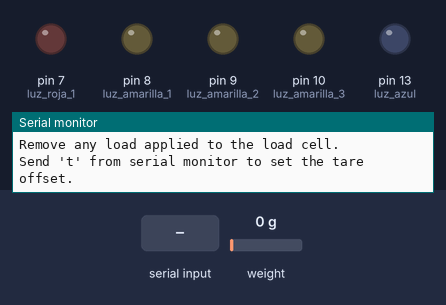
A sketch run on a simulated Arduino Uno, built with avr-gcc and run on an emulated ATmega328P. On the bench: output pins drawn as LEDs (lit = HIGH), the last lines printed to the serial monitor. The inputs (shaded band) are chosen by the test bench; at power-on: weight on the scale 0 g.

Above: at 6.2 s.
6.3 s: "t90\n" received over Serial
7.8 s: "n" received over Serial
9.4 s: "k90\n" received over Serial
12.4 s: "a90\n" received over Serial
At 12.9 s:
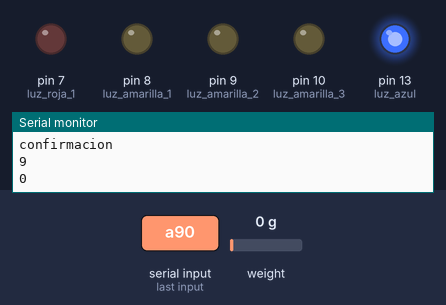
Timing chart, 0 to 14.9 s (numbered marks = the images above; inputs shaded):
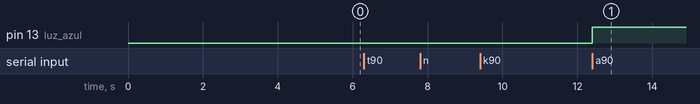

The sketch:

de_peso_funcionando.ino
```cpp
/*
   -------------------------------------------------------------------------------------
   HX711_ADC
   Arduino library for HX711 24-Bit Analog-to-Digital Converter for Weight Scales
   Olav Kallhovd sept2017
   -------------------------------------------------------------------------------------
*/

/*
   This example file shows how to calibrate the load cell and optionally store the calibration
   value in EEPROM, and also how to change the value manually.
   The result value can then later be included in your project sketch or fetched from EEPROM.

   To implement calibration in your project sketch the simplified procedure is as follow:
       LoadCell.tare();
       //place known mass
       LoadCell.refreshDataSet();
       float newCalibrationValue = LoadCell.getNewCalibration(known_mass);
*/

#include <HX711_ADC.h>
#if defined(ESP8266)|| defined(ESP32) || defined(AVR)
#include <EEPROM.h>
#endif

//pins:
const int HX711_dout = 2; //mcu > HX711 dout pin
const int HX711_sck = 3; //mcu > HX711 sck pin

//HX711 constructor:
HX711_ADC LoadCell(HX711_dout, HX711_sck);

const int calVal_eepromAdress = 0;
unsigned long t = 0;
float sumador = 0;
int cantidad = 0;
int promAnterior = 0;
int pesoSacado = 0;
int comidaActual = 0;
int comidaInicial = 0;
boolean llenar = false;
char incoming;
boolean procesoCompra = true;
boolean solicitud = true;

int contador_luces = 0;

void setup() {

  pinMode(13, OUTPUT); //luz azul
  pinMode(7, OUTPUT); //luz roja 1
  pinMode(8, OUTPUT); //luz amarilla 1
  pinMode(9, OUTPUT); //luz amarilla 2
  pinMode(10, OUTPUT); //luz amarilla 3
  Serial.begin(19200); delay(10);
  Serial.println();
  Serial.println("Starting...");

  LoadCell.begin();
  //LoadCell.setReverseOutput(); //uncomment to turn a negative output value to positive
  unsigned long stabilizingtime = 5000; // preciscion right after power-up can be improved by adding a few seconds of stabilizing time
  boolean _tare = true; //set this to false if you don't want tare to be performed in the next step
  LoadCell.start(stabilizingtime, _tare);
  if (LoadCell.getTareTimeoutFlag() || LoadCell.getSignalTimeoutFlag()) {
    Serial.println("Timeout, check MCU>HX711 wiring and pin designations");
    while (1);
  }
  else {
    LoadCell.setCalFactor(1.0); // user set calibration value (float), initial value 1.0 may be used for this sketch
    Serial.println("Startup is complete");
  }
  while (!LoadCell.update());
  calibrate(); //start calibration procedure
}


void loop() {

  boolean loopbool = false;
  static boolean newDataReady = 0;
  const int serialPrintInterval = 0; //increase value to slow down serial print activity
  // check for new data/start next conversion:

  if(llenar == false){
  Serial.println("Coloque el alimento en la bandeja ('k' una vez listo):");
  while (loopbool == false) { //llenar bandeja
    if (Serial.available() > 0) {
      char aux = Serial.read();
      if (aux == 'k') {
        LoadCell.refreshDataSet();
        comidaActual = LoadCell.getData();
        comidaInicial = comidaActual;
        Serial.print("Peso ingresado: ");
        Serial.println(comidaInicial);
        loopbool = true;
        llenar = true;
      }
    }
  }
    }

  if(Serial.available() > 0) {
    //serial.println("leer algo -arduino");
    char incoming = Serial.read();
    Serial.println(incoming);

  if(incoming == 'a') {
    luz_led_compra(true);
    Serial.println("confirmacion");
      }
  else if(incoming == 'b'){
    Serial.println("confirmacion");
    luz_led_compra(false);
      }
  else{
    incoming='c';
  }

  }


   if (LoadCell.update()) newDataReady = true;
  bool h = false;
  // get smoothed value from the dataset:
  if (newDataReady) {
    if (millis() > t + serialPrintInterval) {
      float i = LoadCell.getData();

      sumador = sumador + i;
      cantidad = cantidad + 1;
      if (cantidad > 10){

        promAnterior = sumador/cantidad;
        sumador =0;
        cantidad = 0;
        if(solicitud){
        Serial.print("Load_cell output val: ");
        Serial.println(promAnterior);
        }
        h = true;
      }


        if(h)
        {
          int aux = comidaActual - promAnterior;
          if((aux)>=50){ //faltan 100
            pesoSacado += aux;
            comidaActual -= aux;
            contador_luces++;
          }
          else if(aux <= -50){ //se regreso
            pesoSacado -= aux;
            comidaActual += (aux*-1);
            contador_luces--;
          }

        luz_estados_compra(contador_luces);

        Serial.print("ComidaInicial: ");
        Serial.println(comidaInicial);
        Serial.print("promAnterior: ");
        Serial.println(promAnterior);
        Serial.print("pesoSacado: ");
        Serial.println(pesoSacado);
        Serial.print("comidaActual: ");
        Serial.println(comidaActual);
        h = false;
        }


      newDataReady = 0;
      t = millis();
    }
  }

  // receive command from serial terminal


}

void luz_led_compra(boolean a){
  if(a){
    digitalWrite(13, HIGH);
        }
  else{
    digitalWrite(13, LOW);
  }
}


void luz_estados_compra(int cant){

  if(cant == 3){
    digitalWrite(8, HIGH);
    digitalWrite(9, HIGH);
    digitalWrite(10, HIGH);
        }
  if(cant == 2){
    digitalWrite(8, HIGH);
    digitalWrite(9, HIGH);
    digitalWrite(10, LOW);
        }
  if(cant == 1){
    digitalWrite(8, HIGH);
    digitalWrite(9, LOW);
    digitalWrite(10, LOW);
        }
  if(cant == 0){
    digitalWrite(8, LOW);
    digitalWrite(9, LOW);
    digitalWrite(10, LOW);
        }

  }

void calibrate() {
  Serial.println("***");
  Serial.println("Start calibration:");
  Serial.println("Place the load cell an a level stable surface.");
  Serial.println("Remove any load applied to the load cell.");
  Serial.println("Send 't' from serial monitor to set the tare offset.");

  boolean _resume = false;
  while (_resume == false) {
    LoadCell.update();
    if (Serial.available() > 0) {
      if (Serial.available() > 0) {
        char inByte = Serial.read();
        if (inByte == 't') LoadCell.tareNoDelay();
      }
    }
    if (LoadCell.getTareStatus() == true) {
      Serial.println("Tare complete");
      _resume = true;
    }
  }

  Serial.println("Now, place your known mass on the loadcell.");
  Serial.println("Then send the weight of this mass (i.e. 100.0) from serial monitor.");

  float known_mass = 0;
  _resume = false;
  while (_resume == false) {
    LoadCell.update();
    if (Serial.available() > 0) {
      known_mass = Serial.parseFloat();
      if (known_mass != 0) {
        Serial.print("Known mass is: ");
        Serial.println(known_mass);
        _resume = true;
      }
    }
  }

  LoadCell.refreshDataSet(); //refresh the dataset to be sure that the known mass is measured correct
  float newCalibrationValue = LoadCell.getNewCalibration(known_mass); //get the new calibration value

  Serial.print("New calibration value has been set to: ");
  Serial.print(newCalibrationValue);
  Serial.print("Save this value to EEPROM adress ");
  Serial.print(calVal_eepromAdress);
  Serial.println("? y/n");

  _resume = false;
  while (_resume == false) {
    if (Serial.available() > 0) {
      char inByte = Serial.read();
      if (inByte == 'y') {
#if defined(ESP8266)|| defined(ESP32)
        EEPROM.begin(512);
#endif
        EEPROM.put(calVal_eepromAdress, newCalibrationValue);
#if defined(ESP8266)|| defined(ESP32)
        EEPROM.commit();
#endif
        EEPROM.get(calVal_eepromAdress, newCalibrationValue);
        Serial.print("Value ");
        Serial.print(newCalibrationValue);
        Serial.print(" saved to EEPROM address: ");
        Serial.println(calVal_eepromAdress);
        _resume = true;

      }
      else if (inByte == 'n') {
        Serial.println("Value not saved to EEPROM");
        _resume = true;
      }
    }
  }

  Serial.println("End calibration");
  Serial.println("***");
  Serial.println("FINAL");
}

void changeSavedCalFactor() {
  float oldCalibrationValue = LoadCell.getCalFactor();
  boolean _resume = false;
  Serial.println("***");
  Serial.print("Current value is: ");
  Serial.println(oldCalibrationValue);
  Serial.println("Now, send the new value from serial monitor, i.e. 696.0");
  float newCalibrationValue;
  while (_resume == false) {
    if (Serial.available() > 0) {
      newCalibrationValue = Serial.parseFloat();
      if (newCalibrationValue != 0) {
        Serial.print("New calibration value is: ");
        Serial.println(newCalibrationValue);
        LoadCell.setCalFactor(newCalibrationValue);
        _resume = true;
      }
    }
  }
  _resume = false;
  Serial.print("Save this value to EEPROM adress ");
  Serial.print(calVal_eepromAdress);
  Serial.println("? y/n");
  while (_resume == false) {
    if (Serial.available() > 0) {
      char inByte = Serial.read();
      if (inByte == 'y') {
#if defined(ESP8266)|| defined(ESP32)
        EEPROM.begin(512);
#endif
        EEPROM.put(calVal_eepromAdress, newCalibrationValue);
#if defined(ESP8266)|| defined(ESP32)
        EEPROM.commit();
#endif
        EEPROM.get(calVal_eepromAdress, newCalibrationValue);
        Serial.print("Value ");
        Serial.print(newCalibrationValue);
        Serial.print(" saved to EEPROM address: ");
        Serial.println(calVal_eepromAdress);
        _resume = true;
      }
      else if (inByte == 'n') {
        Serial.println("Value not saved to EEPROM");
        _resume = true;
      }
    }
  }
  Serial.println("End change calibration value");
  Serial.println("***");
}
```

Measured:
- after the input at 12.4 s, pin 13 (luz_azul): LOW → HIGH at once
